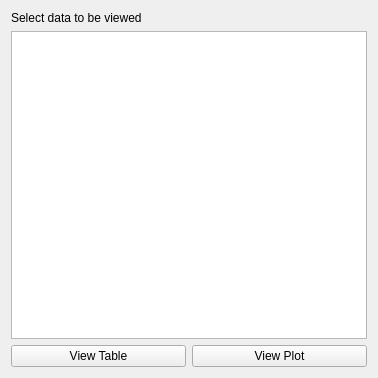
<?xml version="1.0" encoding="UTF-8"?>
<ui version="4.0">
 <class>Form</class>
 <widget class="QWidget" name="Form">
  <property name="geometry">
   <rect>
    <x>0</x>
    <y>0</y>
    <width>378</width>
    <height>378</height>
   </rect>
  </property>
  <property name="windowTitle">
   <string>Form</string>
  </property>
  <layout class="QGridLayout" name="gridLayout">
   <item row="2" column="0">
    <layout class="QHBoxLayout" name="horizontalLayout">
     <item>
      <widget class="QPushButton" name="pushButton_viewTable">
       <property name="text">
        <string>View Table</string>
       </property>
       <property name="checkable">
        <bool>true</bool>
       </property>
       <property name="checked">
        <bool>false</bool>
       </property>
       <property name="flat">
        <bool>false</bool>
       </property>
      </widget>
     </item>
     <item>
      <widget class="QPushButton" name="pushButton_viewPlot">
       <property name="text">
        <string>View Plot</string>
       </property>
       <property name="checkable">
        <bool>true</bool>
       </property>
      </widget>
     </item>
    </layout>
   </item>
   <item row="0" column="0">
    <widget class="QLabel" name="label">
     <property name="text">
      <string>Select data to be viewed</string>
     </property>
    </widget>
   </item>
   <item row="1" column="0">
    <widget class="QListView" name="listView"/>
   </item>
  </layout>
 </widget>
 <resources/>
 <connections/>
</ui>
